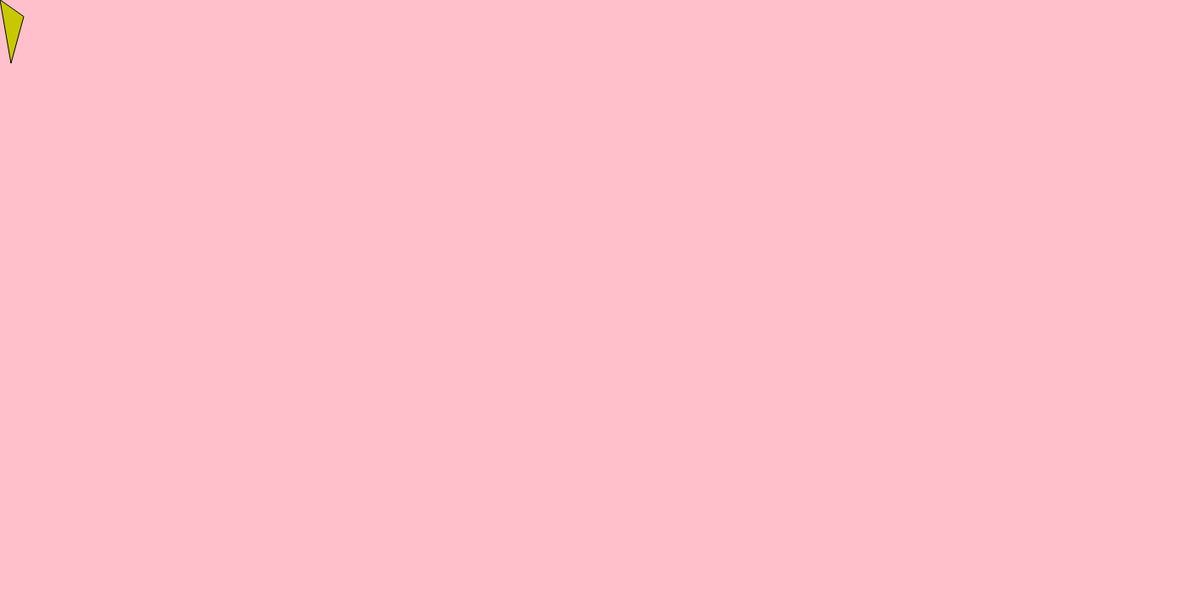
Frame 1 (no input)
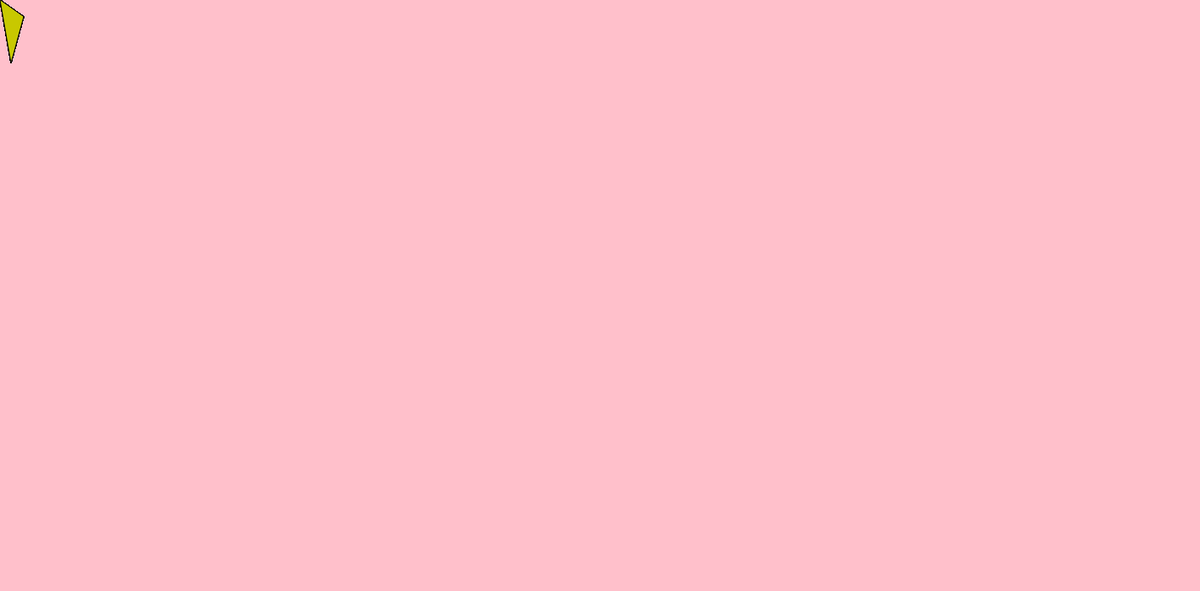
Frame 60 (no input)
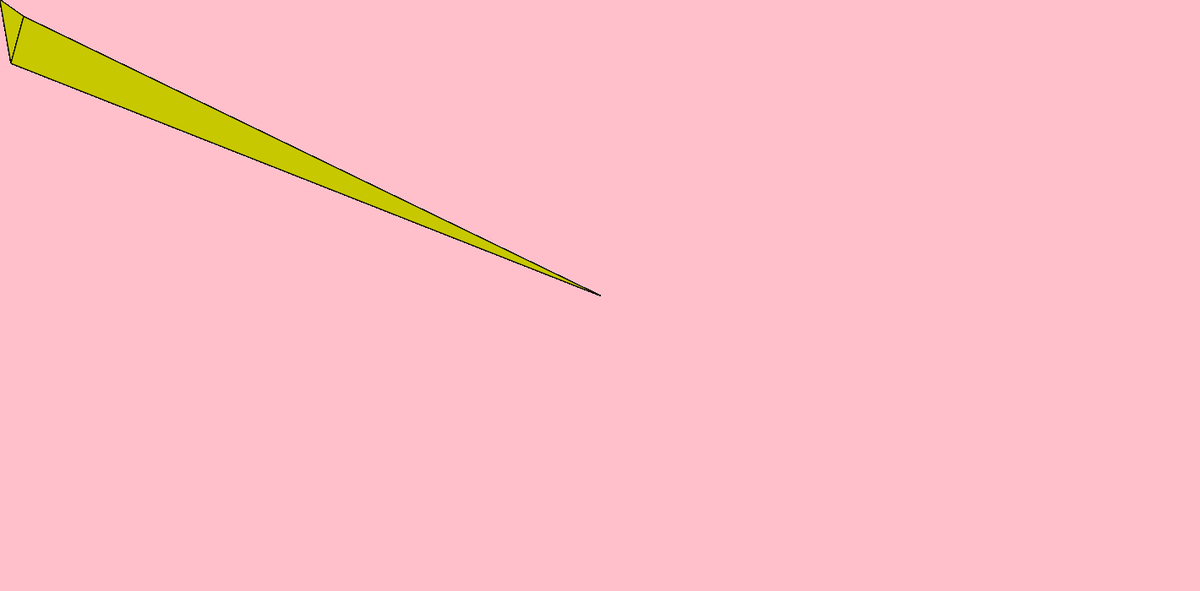
Frame 120 (the mouse pressed at the canvas centre since frame 60)

The p5.js sketch that drew these frames (run headless with seeded random() and noise() and a simulated clock; from frame 60 on, the mouse is pressed at the canvas centre):

// p5.js sketch
// ── sketch.js
function setup() {
  createCanvas(1420, 700)
  background(255, 192, 203)
}

function draw() {
  fill(200, 200, 0)
  triangle(mouseX, mouseY, 13, 75, 28, 20, 26, 75);
  
}
